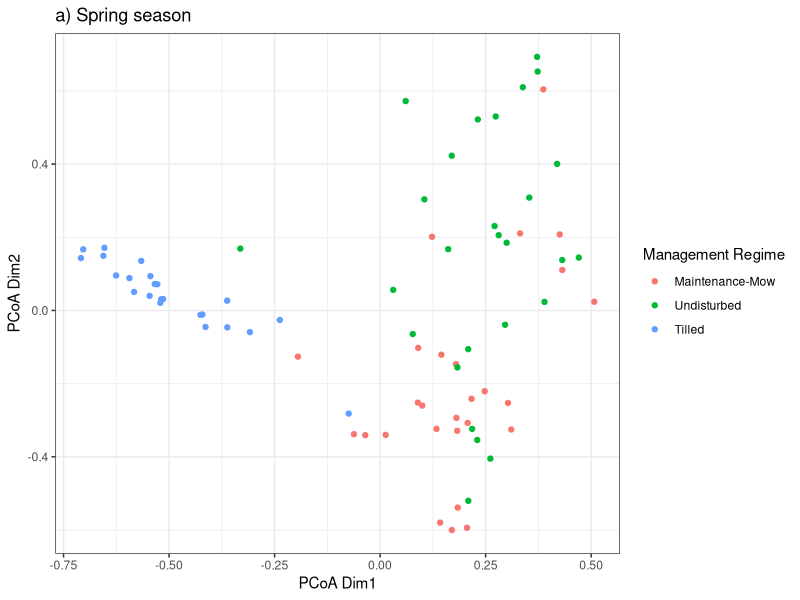

The R source for this figure:
# libraries -----
library(vegan)    # for doing community ecology analyses
library(ggplot2)  # for visualizing data
library(dplyr)    # for manipulating data
library(here)     # for creating relative file-paths

# import ----

spr_sb <- read.csv(
  here("data", "analysis_data", "spring_seedbank.csv"),
  row.names = 1
)

fall_sb <- read.csv(
  here("data", "analysis_data", "fall_seedbank.csv"),
  row.names = 1
)

sb_taxon <- read.csv(
  here("data", "input_data", 
       "seed_bank_taxonomy.csv")
)

# check packaging ----
str(spr_sb)
str(fall_sb)

# clean data ----

# merge fall and spring season 
sb <- rbind(fall_sb, spr_sb)

# create spring community data matrix 
spring_comm_matrix <- sb %>%
  filter(season == "Spring") %>%
  group_by(treatment, site_code, plot, spp_code) %>%
  summarize(abundance = sum(total_abund, na.rm = TRUE)) %>%
  ungroup() %>%
  tidyr::pivot_wider(
    id_cols = c("treatment", "site_code", "plot"),  
    names_from = spp_code, 
    values_from = abundance
  ) %>%
  mutate(across(.cols = everything(), ~ tidyr::replace_na(.x, 0))) %>%
  as.data.frame()

rownames(spring_comm_matrix) <- paste(
  spring_comm_matrix$treatment, 
  c(1:length(spring_comm_matrix$treatment))
)

# calculate dissimilarities ----

# use Bray-Curtis dissimilarity to account for common and rare species
# common and rare species are determined by abundance (# of seedling emergents)
bray_spr <- spring_comm_matrix %>%
  select(-c("treatment", "site_code", "plot"))

bray_spr_dist <- vegdist(bray_spr, index = "bray")

# do principal coordinate analysis
pcoa_spr <- cmdscale(
  bray_spr_dist, 
  k = (nrow(bray_spr)-1),
  add = TRUE, # Cailliez correction
  eig = TRUE)

# visualize dissimilarities ----
pcoa_spr_df <- scores(pcoa_spr) %>%
  as.data.frame() %>%
  tibble::rownames_to_column(var = "treatment") %>%
  select(treatment, Dim1, Dim2) %>%
  mutate(treatment = stringr::str_sub(treatment, start = 1L, end = 3L))

(pcoa_spr_plot <- pcoa_spr_df %>%
  ggplot(aes(x = Dim1, y = Dim2, col = treatment)) + 
  geom_point() + 
  scale_color_discrete(
    name = "Management Regime", 
    labels = c("Maintenance-Mow", "Undisturbed", "Tilled")
  ) + 
  labs(
    title = "a) Spring season",
    x = "PCoA Dim1", 
    y = "PCoA Dim2"
    ) + 
  theme_bw()
)


